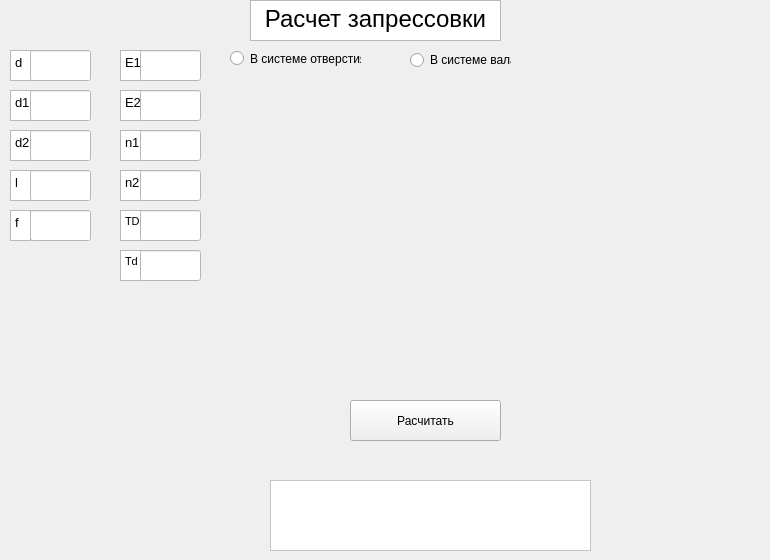
    <widget class="QWidget" name="tab_2">
     <attribute name="title">
      <string>Расчет запрессовки</string>
     </attribute>
     <widget class="QLabel" name="label_2">
      <property name="enabled">
       <bool>true</bool>
      </property>
      <property name="geometry">
       <rect>
        <x>540</x>
        <y>10</y>
        <width>221</width>
        <height>401</height>
       </rect>
      </property>
      <property name="mouseTracking">
       <bool>false</bool>
      </property>
      <property name="tabletTracking">
       <bool>false</bool>
      </property>
      <property name="focusPolicy">
       <enum>Qt::NoFocus</enum>
      </property>
      <property name="contextMenuPolicy">
       <enum>Qt::DefaultContextMenu</enum>
      </property>
      <property name="acceptDrops">
       <bool>false</bool>
      </property>
      <property name="layoutDirection">
       <enum>Qt::LeftToRight</enum>
      </property>
      <property name="autoFillBackground">
       <bool>false</bool>
      </property>
      <property name="styleSheet">
       <string notr="true">background-color:rgb(240, 240, 240)</string>
      </property>
      <property name="frameShape">
       <enum>QFrame::NoFrame</enum>
      </property>
      <property name="frameShadow">
       <enum>QFrame::Plain</enum>
      </property>
      <property name="lineWidth">
       <number>1</number>
      </property>
      <property name="text">
       <string/>
      </property>
      <property name="textFormat">
       <enum>Qt::RichText</enum>
      </property>
      <property name="pixmap">
       <pixmap resource="resourse.qrc">:/resource/img/схема.png</pixmap>
      </property>
      <property name="scaledContents">
       <bool>true</bool>
      </property>
      <property name="openExternalLinks">
       <bool>false</bool>
      </property>
     </widget>
     <widget class="QLineEdit" name="lineEdit_18">
      <property name="geometry">
       <rect>
        <x>140</x>
        <y>170</y>
        <width>61</width>
        <height>31</height>
       </rect>
      </property>
      <property name="styleSheet">
       <string notr="true">background-color:rgb(255, 255, 255)</string>
      </property>
     </widget>
     <widget class="QTextEdit" name="textEdit_20">
      <property name="geometry">
       <rect>
        <x>250</x>
        <y>0</y>
        <width>251</width>
        <height>41</height>
       </rect>
      </property>
      <property name="tabletTracking">
       <bool>false</bool>
      </property>
      <property name="autoFillBackground">
       <bool>false</bool>
      </property>
      <property name="lineWidth">
       <number>4</number>
      </property>
      <property name="tabChangesFocus">
       <bool>false</bool>
      </property>
      <property name="readOnly">
       <bool>false</bool>
      </property>
      <property name="html">
       <string>&lt;!DOCTYPE HTML PUBLIC &quot;-//W3C//DTD HTML 4.0//EN&quot; &quot;http://www.w3.org/TR/REC-html40/strict.dtd&quot;&gt;
&lt;html&gt;&lt;head&gt;&lt;meta name=&quot;qrichtext&quot; content=&quot;1&quot; /&gt;&lt;style type=&quot;text/css&quot;&gt;
p, li { white-space: pre-wrap; }
&lt;/style&gt;&lt;/head&gt;&lt;body style=&quot; font-family:'MS Shell Dlg 2'; font-size:8.25pt; font-weight:400; font-style:normal;&quot;&gt;
&lt;p align=&quot;center&quot; style=&quot; margin-top:0px; margin-bottom:0px; margin-left:0px; margin-right:0px; -qt-block-indent:0; text-indent:0px;&quot;&gt;&lt;span style=&quot; font-size:18pt; color:#000000;&quot;&gt;Расчет запрессовки&lt;/span&gt;&lt;/p&gt;&lt;/body&gt;&lt;/html&gt;</string>
      </property>
      <property name="acceptRichText">
       <bool>true</bool>
      </property>
     </widget>
     <widget class="QLineEdit" name="lineEdit_19">
      <property name="geometry">
       <rect>
        <x>30</x>
        <y>90</y>
        <width>61</width>
        <height>31</height>
       </rect>
      </property>
      <property name="styleSheet">
       <string notr="true">background-color:rgb(255, 255, 255)</string>
      </property>
     </widget>
     <widget class="QTextEdit" name="textEdit_22">
      <property name="geometry">
       <rect>
        <x>10</x>
        <y>90</y>
        <width>41</width>
        <height>31</height>
       </rect>
      </property>
      <property name="html">
       <string>&lt;!DOCTYPE HTML PUBLIC &quot;-//W3C//DTD HTML 4.0//EN&quot; &quot;http://www.w3.org/TR/REC-html40/strict.dtd&quot;&gt;
&lt;html&gt;&lt;head&gt;&lt;meta name=&quot;qrichtext&quot; content=&quot;1&quot; /&gt;&lt;style type=&quot;text/css&quot;&gt;
p, li { white-space: pre-wrap; }
&lt;/style&gt;&lt;/head&gt;&lt;body style=&quot; font-family:'MS Shell Dlg 2'; font-size:8.25pt; font-weight:400; font-style:normal;&quot;&gt;
&lt;p style=&quot; margin-top:0px; margin-bottom:0px; margin-left:0px; margin-right:0px; -qt-block-indent:0; text-indent:0px;&quot;&gt;&lt;span style=&quot; font-size:10pt;&quot;&gt;d1&lt;/span&gt;&lt;/p&gt;&lt;/body&gt;&lt;/html&gt;</string>
      </property>
     </widget>
     <widget class="QTextEdit" name="textEdit_23">
      <property name="geometry">
       <rect>
        <x>120</x>
        <y>170</y>
        <width>51</width>
        <height>31</height>
       </rect>
      </property>
      <property name="html">
       <string>&lt;!DOCTYPE HTML PUBLIC &quot;-//W3C//DTD HTML 4.0//EN&quot; &quot;http://www.w3.org/TR/REC-html40/strict.dtd&quot;&gt;
&lt;html&gt;&lt;head&gt;&lt;meta name=&quot;qrichtext&quot; content=&quot;1&quot; /&gt;&lt;style type=&quot;text/css&quot;&gt;
p, li { white-space: pre-wrap; }
&lt;/style&gt;&lt;/head&gt;&lt;body style=&quot; font-family:'MS Shell Dlg 2'; font-size:8.25pt; font-weight:400; font-style:normal;&quot;&gt;
&lt;p style=&quot; margin-top:0px; margin-bottom:0px; margin-left:0px; margin-right:0px; -qt-block-indent:0; text-indent:0px;&quot;&gt;&lt;span style=&quot; font-size:10pt;&quot;&gt;n2&lt;/span&gt;&lt;/p&gt;&lt;/body&gt;&lt;/html&gt;</string>
      </property>
     </widget>
     <widget class="QLineEdit" name="lineEdit_21">
      <property name="geometry">
       <rect>
        <x>30</x>
        <y>130</y>
        <width>61</width>
        <height>31</height>
       </rect>
      </property>
      <property name="styleSheet">
       <string notr="true">background-color:rgb(255, 255, 255)</string>
      </property>
     </widget>
     <widget class="QTextEdit" name="textEdit_24">
      <property name="geometry">
       <rect>
        <x>120</x>
        <y>90</y>
        <width>61</width>
        <height>31</height>
       </rect>
      </property>
      <property name="html">
       <string>&lt;!DOCTYPE HTML PUBLIC &quot;-//W3C//DTD HTML 4.0//EN&quot; &quot;http://www.w3.org/TR/REC-html40/strict.dtd&quot;&gt;
&lt;html&gt;&lt;head&gt;&lt;meta name=&quot;qrichtext&quot; content=&quot;1&quot; /&gt;&lt;style type=&quot;text/css&quot;&gt;
p, li { white-space: pre-wrap; }
&lt;/style&gt;&lt;/head&gt;&lt;body style=&quot; font-family:'MS Shell Dlg 2'; font-size:8.25pt; font-weight:400; font-style:normal;&quot;&gt;
&lt;p style=&quot; margin-top:0px; margin-bottom:0px; margin-left:0px; margin-right:0px; -qt-block-indent:0; text-indent:0px;&quot;&gt;&lt;span style=&quot; font-size:10pt;&quot;&gt;E2&lt;/span&gt;&lt;/p&gt;&lt;/body&gt;&lt;/html&gt;</string>
      </property>
     </widget>
     <widget class="QLineEdit" name="lineEdit_23">
      <property name="geometry">
       <rect>
        <x>140</x>
        <y>90</y>
        <width>61</width>
        <height>31</height>
       </rect>
      </property>
      <property name="styleSheet">
       <string notr="true">background-color:rgb(255, 255, 255)</string>
      </property>
     </widget>
     <widget class="QTextEdit" name="textEdit_25">
      <property name="geometry">
       <rect>
        <x>120</x>
        <y>130</y>
        <width>51</width>
        <height>31</height>
       </rect>
      </property>
      <property name="html">
       <string>&lt;!DOCTYPE HTML PUBLIC &quot;-//W3C//DTD HTML 4.0//EN&quot; &quot;http://www.w3.org/TR/REC-html40/strict.dtd&quot;&gt;
&lt;html&gt;&lt;head&gt;&lt;meta name=&quot;qrichtext&quot; content=&quot;1&quot; /&gt;&lt;style type=&quot;text/css&quot;&gt;
p, li { white-space: pre-wrap; }
&lt;/style&gt;&lt;/head&gt;&lt;body style=&quot; font-family:'MS Shell Dlg 2'; font-size:8.25pt; font-weight:400; font-style:normal;&quot;&gt;
&lt;p style=&quot; margin-top:0px; margin-bottom:0px; margin-left:0px; margin-right:0px; -qt-block-indent:0; text-indent:0px;&quot;&gt;&lt;span style=&quot; font-size:10pt;&quot;&gt;n1&lt;/span&gt;&lt;/p&gt;&lt;/body&gt;&lt;/html&gt;</string>
      </property>
     </widget>
     <widget class="QTextEdit" name="textEdit_26">
      <property name="geometry">
       <rect>
        <x>10</x>
        <y>50</y>
        <width>61</width>
        <height>31</height>
       </rect>
      </property>
      <property name="html">
       <string>&lt;!DOCTYPE HTML PUBLIC &quot;-//W3C//DTD HTML 4.0//EN&quot; &quot;http://www.w3.org/TR/REC-html40/strict.dtd&quot;&gt;
&lt;html&gt;&lt;head&gt;&lt;meta name=&quot;qrichtext&quot; content=&quot;1&quot; /&gt;&lt;style type=&quot;text/css&quot;&gt;
p, li { white-space: pre-wrap; }
&lt;/style&gt;&lt;/head&gt;&lt;body style=&quot; font-family:'MS Shell Dlg 2'; font-size:8.25pt; font-weight:400; font-style:normal;&quot;&gt;
&lt;p style=&quot; margin-top:0px; margin-bottom:0px; margin-left:0px; margin-right:0px; -qt-block-indent:0; text-indent:0px;&quot;&gt;&lt;span style=&quot; font-size:10pt;&quot;&gt;d&lt;/span&gt;&lt;/p&gt;&lt;/body&gt;&lt;/html&gt;</string>
      </property>
     </widget>
     <widget class="QTextEdit" name="textEdit_27">
      <property name="geometry">
       <rect>
        <x>10</x>
        <y>170</y>
        <width>61</width>
        <height>31</height>
       </rect>
      </property>
      <property name="html">
       <string>&lt;!DOCTYPE HTML PUBLIC &quot;-//W3C//DTD HTML 4.0//EN&quot; &quot;http://www.w3.org/TR/REC-html40/strict.dtd&quot;&gt;
&lt;html&gt;&lt;head&gt;&lt;meta name=&quot;qrichtext&quot; content=&quot;1&quot; /&gt;&lt;style type=&quot;text/css&quot;&gt;
p, li { white-space: pre-wrap; }
&lt;/style&gt;&lt;/head&gt;&lt;body style=&quot; font-family:'MS Shell Dlg 2'; font-size:8.25pt; font-weight:400; font-style:normal;&quot;&gt;
&lt;p style=&quot; margin-top:0px; margin-bottom:0px; margin-left:0px; margin-right:0px; -qt-block-indent:0; text-indent:0px;&quot;&gt;&lt;span style=&quot; font-size:10pt;&quot;&gt;l&lt;/span&gt;&lt;/p&gt;&lt;/body&gt;&lt;/html&gt;</string>
      </property>
     </widget>
     <widget class="QLineEdit" name="lineEdit_25">
      <property name="geometry">
       <rect>
        <x>30</x>
        <y>210</y>
        <width>61</width>
        <height>31</height>
       </rect>
      </property>
      <property name="styleSheet">
       <string notr="true">background-color:rgb(255, 255, 255)</string>
      </property>
     </widget>
     <widget class="QTextEdit" name="textEdit_29">
      <property name="geometry">
       <rect>
        <x>10</x>
        <y>210</y>
        <width>21</width>
        <height>31</height>
       </rect>
      </property>
      <property name="html">
       <string>&lt;!DOCTYPE HTML PUBLIC &quot;-//W3C//DTD HTML 4.0//EN&quot; &quot;http://www.w3.org/TR/REC-html40/strict.dtd&quot;&gt;
&lt;html&gt;&lt;head&gt;&lt;meta name=&quot;qrichtext&quot; content=&quot;1&quot; /&gt;&lt;style type=&quot;text/css&quot;&gt;
p, li { white-space: pre-wrap; }
&lt;/style&gt;&lt;/head&gt;&lt;body style=&quot; font-family:'MS Shell Dlg 2'; font-size:8.25pt; font-weight:400; font-style:normal;&quot;&gt;
&lt;p style=&quot; margin-top:0px; margin-bottom:0px; margin-left:0px; margin-right:0px; -qt-block-indent:0; text-indent:0px;&quot;&gt;&lt;span style=&quot; font-size:10pt;&quot;&gt;f&lt;/span&gt;&lt;/p&gt;&lt;/body&gt;&lt;/html&gt;</string>
      </property>
     </widget>
     <widget class="QLineEdit" name="lineEdit_28">
      <property name="geometry">
       <rect>
        <x>140</x>
        <y>130</y>
        <width>61</width>
        <height>31</height>
       </rect>
      </property>
      <property name="styleSheet">
       <string notr="true">background-color:rgb(255, 255, 255)</string>
      </property>
     </widget>
     <widget class="QPushButton" name="pushButton_2">
      <property name="geometry">
       <rect>
        <x>350</x>
        <y>400</y>
        <width>151</width>
        <height>41</height>
       </rect>
      </property>
      <property name="tabletTracking">
       <bool>false</bool>
      </property>
      <property name="text">
       <string>Расчитать</string>
      </property>
     </widget>
     <widget class="QLineEdit" name="lineEdit_29">
      <property name="geometry">
       <rect>
        <x>140</x>
        <y>50</y>
        <width>61</width>
        <height>31</height>
       </rect>
      </property>
      <property name="styleSheet">
       <string notr="true">background-color:rgb(255, 255, 255)</string>
      </property>
     </widget>
     <widget class="QTableView" name="tableView_2">
      <property name="geometry">
       <rect>
        <x>270</x>
        <y>480</y>
        <width>321</width>
        <height>71</height>
       </rect>
      </property>
      <property name="styleSheet">
       <string notr="true">background-color:rgb(255, 255, 255)</string>
      </property>
     </widget>
     <widget class="QTextEdit" name="textEdit_33">
      <property name="geometry">
       <rect>
        <x>10</x>
        <y>130</y>
        <width>51</width>
        <height>31</height>
       </rect>
      </property>
      <property name="html">
       <string>&lt;!DOCTYPE HTML PUBLIC &quot;-//W3C//DTD HTML 4.0//EN&quot; &quot;http://www.w3.org/TR/REC-html40/strict.dtd&quot;&gt;
&lt;html&gt;&lt;head&gt;&lt;meta name=&quot;qrichtext&quot; content=&quot;1&quot; /&gt;&lt;style type=&quot;text/css&quot;&gt;
p, li { white-space: pre-wrap; }
&lt;/style&gt;&lt;/head&gt;&lt;body style=&quot; font-family:'MS Shell Dlg 2'; font-size:8.25pt; font-weight:400; font-style:normal;&quot;&gt;
&lt;p style=&quot; margin-top:0px; margin-bottom:0px; margin-left:0px; margin-right:0px; -qt-block-indent:0; text-indent:0px;&quot;&gt;&lt;span style=&quot; font-size:10pt;&quot;&gt;d2&lt;/span&gt;&lt;/p&gt;&lt;/body&gt;&lt;/html&gt;</string>
      </property>
     </widget>
     <widget class="QTextEdit" name="textEdit_34">
      <property name="geometry">
       <rect>
        <x>120</x>
        <y>50</y>
        <width>51</width>
        <height>31</height>
       </rect>
      </property>
      <property name="html">
       <string>&lt;!DOCTYPE HTML PUBLIC &quot;-//W3C//DTD HTML 4.0//EN&quot; &quot;http://www.w3.org/TR/REC-html40/strict.dtd&quot;&gt;
&lt;html&gt;&lt;head&gt;&lt;meta name=&quot;qrichtext&quot; content=&quot;1&quot; /&gt;&lt;style type=&quot;text/css&quot;&gt;
p, li { white-space: pre-wrap; }
&lt;/style&gt;&lt;/head&gt;&lt;body style=&quot; font-family:'MS Shell Dlg 2'; font-size:8.25pt; font-weight:400; font-style:normal;&quot;&gt;
&lt;p style=&quot; margin-top:0px; margin-bottom:0px; margin-left:0px; margin-right:0px; -qt-block-indent:0; text-indent:0px;&quot;&gt;&lt;span style=&quot; font-size:10pt;&quot;&gt;E1&lt;/span&gt;&lt;/p&gt;&lt;/body&gt;&lt;/html&gt;</string>
      </property>
     </widget>
     <widget class="QLineEdit" name="lineEdit_32">
      <property name="geometry">
       <rect>
        <x>30</x>
        <y>170</y>
        <width>61</width>
        <height>31</height>
       </rect>
      </property>
      <property name="styleSheet">
       <string notr="true">background-color:rgb(255, 255, 255)</string>
      </property>
     </widget>
     <widget class="QRadioButton" name="radioButton_3">
      <property name="geometry">
       <rect>
        <x>410</x>
        <y>50</y>
        <width>101</width>
        <height>20</height>
       </rect>
      </property>
      <property name="text">
       <string>В системе вала</string>
      </property>
     </widget>
     <widget class="QRadioButton" name="radioButton_4">
      <property name="geometry">
       <rect>
        <x>230</x>
        <y>50</y>
        <width>131</width>
        <height>17</height>
       </rect>
      </property>
      <property name="text">
       <string>В системе отверстия</string>
      </property>
     </widget>
     <widget class="QLineEdit" name="lineEdit_31">
      <property name="geometry">
       <rect>
        <x>30</x>
        <y>50</y>
        <width>61</width>
        <height>31</height>
       </rect>
      </property>
      <property name="styleSheet">
       <string notr="true">background-color:rgb(255, 255, 255)</string>
      </property>
     </widget>
     <widget class="QTextEdit" name="textEdit_91">
      <property name="geometry">
       <rect>
        <x>120</x>
        <y>210</y>
        <width>41</width>
        <height>31</height>
       </rect>
      </property>
      <property name="html">
       <string>&lt;!DOCTYPE HTML PUBLIC &quot;-//W3C//DTD HTML 4.0//EN&quot; &quot;http://www.w3.org/TR/REC-html40/strict.dtd&quot;&gt;
&lt;html&gt;&lt;head&gt;&lt;meta name=&quot;qrichtext&quot; content=&quot;1&quot; /&gt;&lt;style type=&quot;text/css&quot;&gt;
p, li { white-space: pre-wrap; }
&lt;/style&gt;&lt;/head&gt;&lt;body style=&quot; font-family:'MS Shell Dlg 2'; font-size:8.25pt; font-weight:400; font-style:normal;&quot;&gt;
&lt;p style=&quot; margin-top:0px; margin-bottom:0px; margin-left:0px; margin-right:0px; -qt-block-indent:0; text-indent:0px;&quot;&gt;TD&lt;/p&gt;&lt;/body&gt;&lt;/html&gt;</string>
      </property>
     </widget>
     <widget class="QTextEdit" name="textEdit_92">
      <property name="geometry">
       <rect>
        <x>120</x>
        <y>250</y>
        <width>61</width>
        <height>31</height>
       </rect>
      </property>
      <property name="html">
       <string>&lt;!DOCTYPE HTML PUBLIC &quot;-//W3C//DTD HTML 4.0//EN&quot; &quot;http://www.w3.org/TR/REC-html40/strict.dtd&quot;&gt;
&lt;html&gt;&lt;head&gt;&lt;meta name=&quot;qrichtext&quot; content=&quot;1&quot; /&gt;&lt;style type=&quot;text/css&quot;&gt;
p, li { white-space: pre-wrap; }
&lt;/style&gt;&lt;/head&gt;&lt;body style=&quot; font-family:'MS Shell Dlg 2'; font-size:8.25pt; font-weight:400; font-style:normal;&quot;&gt;
&lt;p style=&quot; margin-top:0px; margin-bottom:0px; margin-left:0px; margin-right:0px; -qt-block-indent:0; text-indent:0px;&quot;&gt;Td&lt;/p&gt;&lt;/body&gt;&lt;/html&gt;</string>
      </property>
     </widget>
     <widget class="QLineEdit" name="lineEdit_20">
      <property name="geometry">
       <rect>
        <x>140</x>
        <y>210</y>
        <width>61</width>
        <height>31</height>
       </rect>
      </property>
      <property name="styleSheet">
       <string notr="true">background-color:rgb(255, 255, 255)</string>
      </property>
     </widget>
     <widget class="QLineEdit" name="lineEdit_26">
      <property name="geometry">
       <rect>
        <x>140</x>
        <y>250</y>
        <width>61</width>
        <height>31</height>
       </rect>
      </property>
      <property name="styleSheet">
       <string notr="true">background-color:rgb(255, 255, 255)</string>
      </property>
     </widget>
     <zorder>textEdit_92</zorder>
     <zorder>textEdit_91</zorder>
     <zorder>label_2</zorder>
     <zorder>textEdit_23</zorder>
     <zorder>textEdit_34</zorder>
     <zorder>textEdit_33</zorder>
     <zorder>textEdit_22</zorder>
     <zorder>lineEdit_18</zorder>
     <zorder>textEdit_20</zorder>
     <zorder>lineEdit_19</zorder>
     <zorder>lineEdit_21</zorder>
     <zorder>textEdit_24</zorder>
     <zorder>lineEdit_23</zorder>
     <zorder>textEdit_25</zorder>
     <zorder>textEdit_26</zorder>
     <zorder>textEdit_27</zorder>
     <zorder>lineEdit_25</zorder>
     <zorder>textEdit_29</zorder>
     <zorder>lineEdit_28</zorder>
     <zorder>pushButton_2</zorder>
     <zorder>lineEdit_29</zorder>
     <zorder>tableView_2</zorder>
     <zorder>lineEdit_32</zorder>
     <zorder>radioButton_3</zorder>
     <zorder>radioButton_4</zorder>
     <zorder>lineEdit_31</zorder>
     <zorder>lineEdit_20</zorder>
     <zorder>lineEdit_26</zorder>
    </widget>
